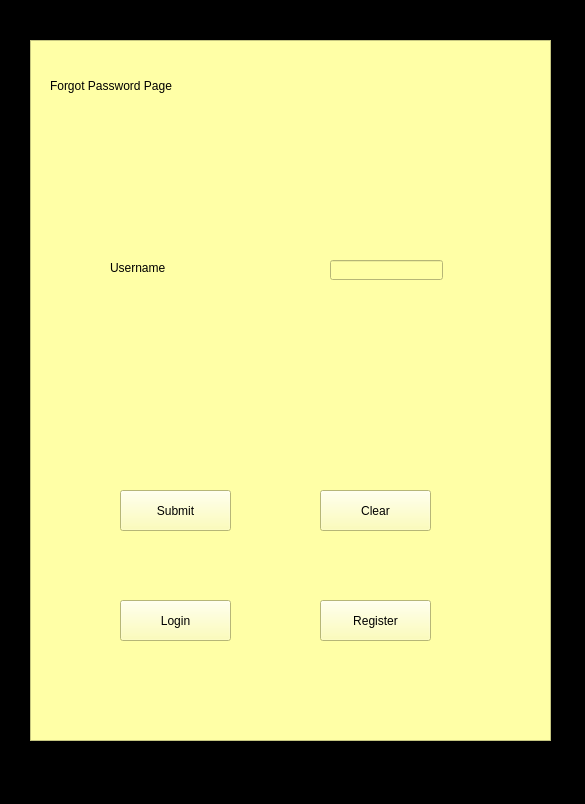
<?xml version="1.0" encoding="UTF-8"?>
<ui version="4.0">
 <class>forgotPasswordUserPage</class>
 <widget class="QMainWindow" name="forgotPasswordUserPage">
  <property name="geometry">
   <rect>
    <x>0</x>
    <y>0</y>
    <width>585</width>
    <height>804</height>
   </rect>
  </property>
  <property name="windowTitle">
   <string>MainWindow</string>
  </property>
  <property name="styleSheet">
   <string notr="true">background-color: rgb(0, 0, 0);</string>
  </property>
  <widget class="QWidget" name="centralwidget">
   <widget class="QFrame" name="frame">
    <property name="geometry">
     <rect>
      <x>30</x>
      <y>40</y>
      <width>521</width>
      <height>701</height>
     </rect>
    </property>
    <property name="styleSheet">
     <string notr="true">background-color: rgb(255, 255, 166);</string>
    </property>
    <property name="frameShape">
     <enum>QFrame::StyledPanel</enum>
    </property>
    <property name="frameShadow">
     <enum>QFrame::Plain</enum>
    </property>
    <widget class="QLabel" name="lblname">
     <property name="geometry">
      <rect>
       <x>80</x>
       <y>220</y>
       <width>151</width>
       <height>16</height>
      </rect>
     </property>
     <property name="styleSheet">
      <string notr="true">font: 75 17pt &quot;MS Serif&quot;;</string>
     </property>
     <property name="text">
      <string>Username</string>
     </property>
    </widget>
    <widget class="QLineEdit" name="txtusername">
     <property name="geometry">
      <rect>
       <x>300</x>
       <y>220</y>
       <width>113</width>
       <height>20</height>
      </rect>
     </property>
    </widget>
    <widget class="QPushButton" name="btnclear">
     <property name="geometry">
      <rect>
       <x>290</x>
       <y>450</y>
       <width>111</width>
       <height>41</height>
      </rect>
     </property>
     <property name="text">
      <string>Clear</string>
     </property>
    </widget>
    <widget class="QPushButton" name="btnsubmit">
     <property name="geometry">
      <rect>
       <x>90</x>
       <y>450</y>
       <width>111</width>
       <height>41</height>
      </rect>
     </property>
     <property name="text">
      <string>Submit</string>
     </property>
    </widget>
    <widget class="QPushButton" name="btnlogin">
     <property name="geometry">
      <rect>
       <x>90</x>
       <y>560</y>
       <width>111</width>
       <height>41</height>
      </rect>
     </property>
     <property name="text">
      <string>Login</string>
     </property>
    </widget>
    <widget class="QLabel" name="lbltitle">
     <property name="geometry">
      <rect>
       <x>20</x>
       <y>10</y>
       <width>351</width>
       <height>71</height>
      </rect>
     </property>
     <property name="styleSheet">
      <string notr="true">font: 75 48pt &quot;Rockwell Condensed&quot;;</string>
     </property>
     <property name="text">
      <string>Forgot Password Page</string>
     </property>
    </widget>
    <widget class="QLabel" name="lbllogo">
     <property name="geometry">
      <rect>
       <x>360</x>
       <y>10</y>
       <width>151</width>
       <height>171</height>
      </rect>
     </property>
     <property name="text">
      <string/>
     </property>
     <property name="pixmap">
      <pixmap>Images/Logo.png</pixmap>
     </property>
     <property name="scaledContents">
      <bool>true</bool>
     </property>
    </widget>
    <widget class="QPushButton" name="btnregister">
     <property name="geometry">
      <rect>
       <x>290</x>
       <y>560</y>
       <width>111</width>
       <height>41</height>
      </rect>
     </property>
     <property name="text">
      <string>Register</string>
     </property>
    </widget>
   </widget>
  </widget>
  <widget class="QMenuBar" name="menubar">
   <property name="geometry">
    <rect>
     <x>0</x>
     <y>0</y>
     <width>585</width>
     <height>21</height>
    </rect>
   </property>
  </widget>
  <widget class="QStatusBar" name="statusbar"/>
 </widget>
 <resources/>
 <connections/>
</ui>
